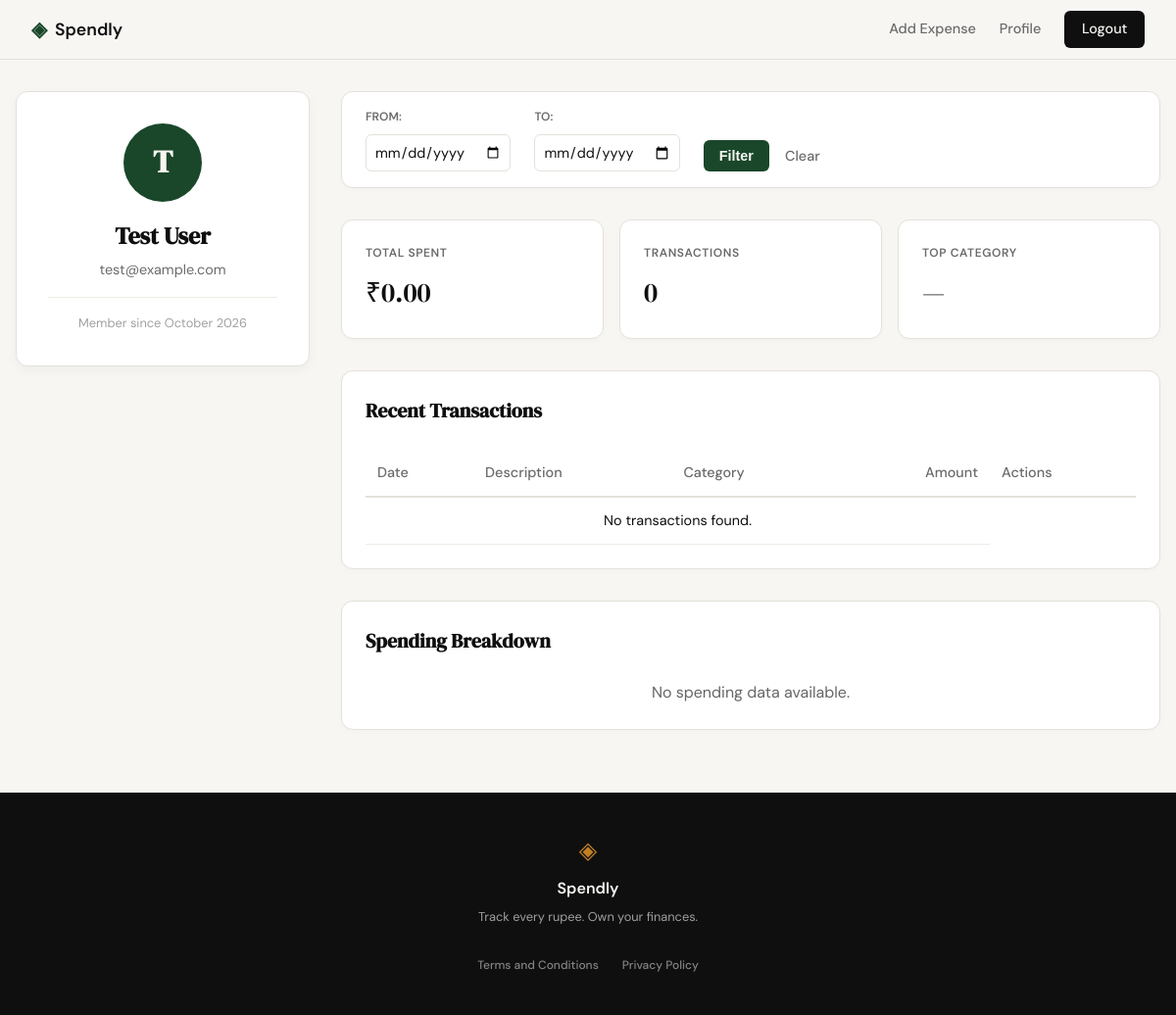
/profile (signed in), run on an earlier commit of the app's database.
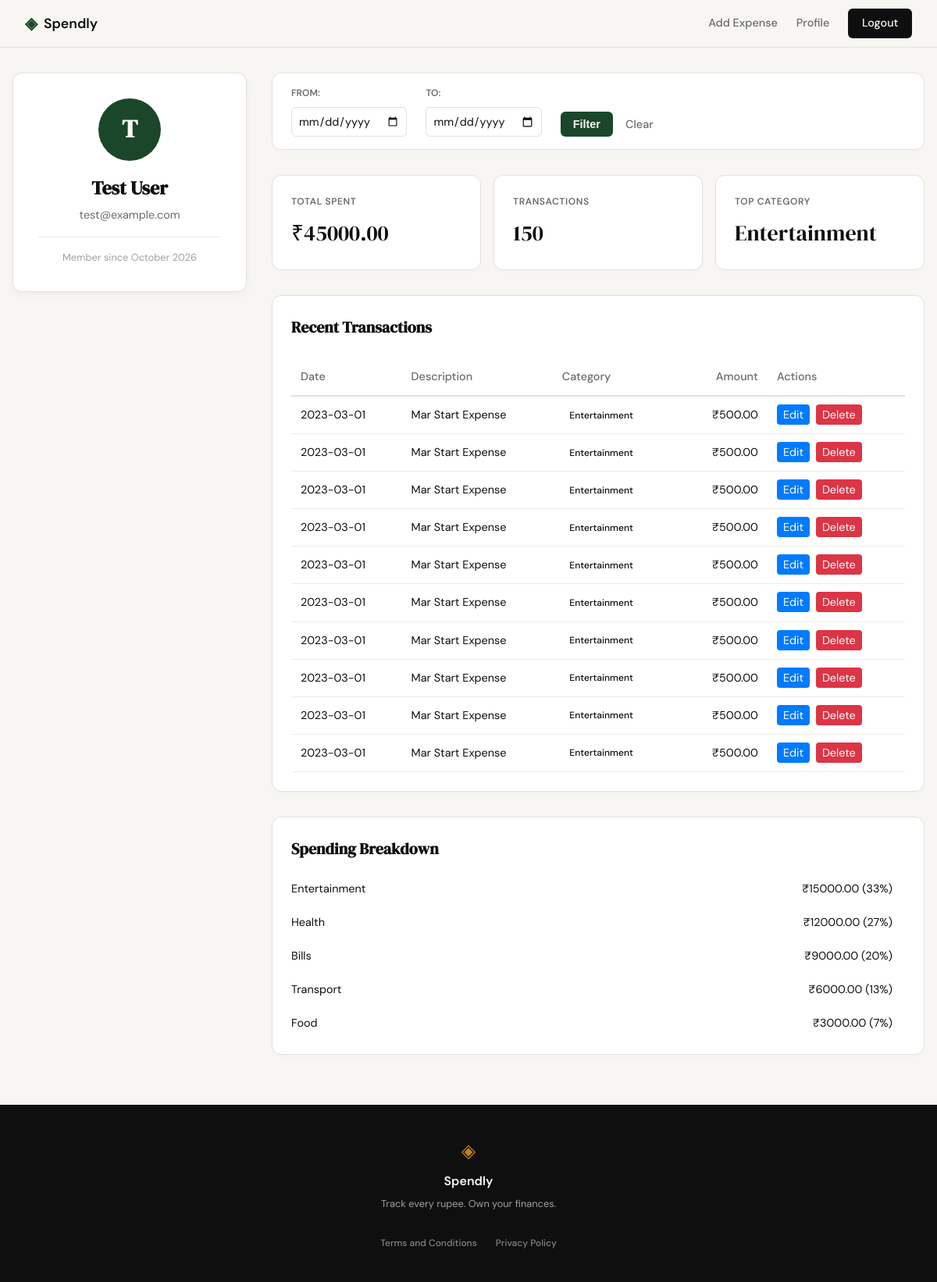
And on a later commit of the database.
### tables this page shows
CREATE TABLE users (
                id INTEGER PRIMARY KEY AUTOINCREMENT,
                name TEXT NOT NULL,
                email TEXT UNIQUE NOT NULL,
                password_hash TEXT NOT NULL,
                created_at TEXT DEFAULT (datetime('now'))
            );

CREATE TABLE expenses (
                id INTEGER PRIMARY KEY AUTOINCREMENT,
                user_id INTEGER NOT NULL,
                amount REAL NOT NULL,
                category TEXT NOT NULL,
                date TEXT NOT NULL,
                description TEXT,
                created_at TEXT DEFAULT (datetime('now')),
                FOREIGN KEY (user_id) REFERENCES users (id)
            );

### app.py (the view)
@app.route("/profile")
def profile():
    user_id = session.get("user_id")
    if not user_id:
        flash("Please log in to view your profile.")
        return redirect(url_for("login"))
    user = get_user_by_id(user_id)
    if not user:
        flash("User not found.")
        return redirect(url_for("login"))
    start_date = request.args.get("start_date")
    end_date = request.args.get("end_date")
    stats = get_summary_stats(user_id, start_date=start_date, end_date=end_date)
    transactions = get_recent_transactions(user_id, start_date=start_date, end_date=end_date)
    categories = get_category_breakdown(user_id, start_date=start_date, end_date=end_date)
    return render_template(
        "profile.html",
        user=user,
        stats=stats,
        transactions=transactions,
        categories=categories,
        start_date=start_date,
        end_date=end_date
    )

### database/db.py (called while the page is built)
def get_db():
    if hasattr(get_db, "_test_conn") and get_db._test_conn:
        return get_db._test_conn
    conn = sqlite3.connect(DATABASE_PATH)
    conn.execute("PRAGMA foreign_keys = ON")
    conn.row_factory = sqlite3.Row
    return conn

### database/queries.py (called while the page is built)
def get_user_by_id(user_id):
    with get_db() as conn:
        user = conn.execute(
            "SELECT name, email, created_at FROM users WHERE id = ?",
            (user_id,)
        ).fetchone()
        if not user:
            return None
        dt = datetime.strptime(user["created_at"], "%Y-%m-%d %H:%M:%S")
        member_since = dt.strftime("%B %Y")
        return {
            "name": user["name"],
            "email": user["email"],
            "member_since": member_since
        }

def get_recent_transactions(user_id, limit=10, start_date=None, end_date=None):
    with get_db() as conn:
        query_params = [user_id]
        conditions = ["user_id = ?"]
        if start_date:
            conditions.append("date >= ?")
            query_params.append(start_date)
        if end_date:
            conditions.append("date <= ?")
            query_params.append(end_date)
        where_clause = "WHERE " + " AND ".join(conditions)
        rows = conn.execute(
            f"""
            SELECT id, date, description, category, amount
            FROM expenses
            {where_clause}
            ORDER BY date DESC, created_at DESC
            LIMIT ?
            """,
            query_params + [limit]
        ).fetchall()
        return [dict(row) for row in rows]

### templates/profile.html (shortened to what this page needs)
{% extends "base.html" %}
{% block head %}
<link rel="stylesheet" href="{{ url_for('static', filename='css/profile.css') }}">
{% endblock %}
{% block content %}
<div class="profile-container">
    <aside class="profile-sidebar">
        <div class="user-card">
            <div class="user-avatar">
                {{ user['name'][0] | upper }}
            </div>
            <h1 class="user-name">{{ user['name'] }}</h1>
            <p class="user-email">{{ user['email'] }}</p>
            <div class="user-meta">
                Member since {{ user['member_since'] }}
            </div>
        </div>
    </aside>
    <section class="profile-main">
        <div class="filter-card">
            <form method="GET" action="{{ url_for('profile') }}" class="filter-form">
                <div class="filter-group">
                    <label for="start_date">From:</label>
                    <input type="date" id="start_date" name="start_date" value="{{ start_date or '' }}">
                </div>
                <div class="filter-group">
                    <label for="end_date">To:</label>
                    <input type="date" id="end_date" name="end_date" value="{{ end_date or '' }}">
                </div>
                <div class="filter-actions">
                    <button type="submit" class="btn-filter">Filter</button>
                    <a href="{{ url_for('profile') }}" class="btn-clear">Clear</a>
                </div>
            </form>
        </div>
        <div class="stats-grid">
            <div class="stat-card">
                <span class="stat-label">Total Spent</span>
                <span class="stat-value">₹{{ "%.2f"|format(stats['total_spent']) }}</span>
            </div>
            <div class="stat-card">
                <span class="stat-label">Transactions</span>
                <span class="stat-value">{{ stats['transaction_count'] }}</span>
            </div>
            <div class="stat-card">
                <span class="stat-label">Top Category</span>
                <span class="stat-value">{{ stats['top_category'] }}</span>
            </div>
        </div>
        <div class="data-card">
            <h2 class="card-title">Recent Transactions</h2>
            <table class="tx-table">
                <thead>
                    <tr>
                        <th>Date</th>
                        <th>Description</th>
                        <th>Category</th>
                        <th style="text-align: right;">Amount</th>
<th>Actions</th>
                    </tr>
                </thead>
                <tbody>
                    {% for tx in transactions %}
                    <tr>
                        <td>{{ tx['date'] }}</td>
                        <td>{{ tx['description'] }}</td>
                        <td><span class="category-badge"> {{ tx['category'] }} </span></td>
                        <td style="text-align: right;">₹{{ "%.2f"|format(tx['amount']) }}</td>
<td>
  {% set expense_id = tx.get('id') or tx.get('expense_id') %}
  {% if expense_id is not none %}
    <a href="#" class="btn btn-edit" data-expense-id="{{ expense_id }}" style="padding: 4px 8px; background-color: #007bff; color: white; border-radius: 4px; text-decoration: none;">Edit</a>
    <a href="{{ url_for('delete_expense', id=expense_id) }}" class="btn btn-delete" onclick="return confirm('Are you sure you want to delete this expense?');" style="padding: 4px 8px; background-color: #dc3545; color: white; border-radius: 4px; text-decoration: none; margin-left: 4px;">Delete</a>
  {% endif %}
</td>
                    </tr>
                    {% endfor %}
                    {% if not transactions %}
                    <tr>
                        <td colspan="4" style="text-align: center;">No transactions found.</td>
                    </tr>
                    {% endif %}
                </tbody>
</table>
        </div>
        <div class="data-card">
            <h2 class="card-title">Spending Breakdown</h2>
            <div class="category-list">
                {% for cat in categories %}
                <div class="category-item">
                    <div class="category-info">
                        <span>{{ cat['name'] }}</span>
                        <span>₹{{ "%.2f"|format(cat['amount']) }} ({{ cat['pct'] }}%)</span>
                    </div>
                </div>
                {% endfor %}
                {% if not categories %}
                <p style="text-align: center; color: #666;">No spending data available.</p>
                {% endif %}
            </div>
        </div>
    </section>
</div>
{% endblock %}

### templates/base.html (shortened to what this page needs)
<!DOCTYPE html>
<html lang="en">
<head>
    <link rel="stylesheet" href="{{ url_for('static', filename='css/style.css') }}">
    {% block head %}{% endblock %}
</head>
<body>
    <nav class="navbar">
        <div class="nav-inner">
            <a href="{{ url_for('landing') }}" class="nav-brand">
                <span class="brand-icon">◈</span>
                <span class="brand-name">Spendly</span>
            </a>
            <div class="nav-links">
                {% if session.get('user_id') %}
                    <a href="{{ url_for('add_expense') }}">Add Expense</a>
                    <a href="{{ url_for('profile') }}">Profile</a>
                    <a href="{{ url_for('logout') }}" class="nav-cta">Logout</a>
                {% else %}
                    <a href="{{ url_for('login') }}">Sign in</a>
                    <a href="{{ url_for('register') }}" class="nav-cta">Get started</a>
                {% endif %}
            </div>
        </div>
    </nav>
    <main class="main-content">
        {% block content %}{% endblock %}
    </main>
    <footer class="footer">
        <div class="footer-inner">
            <span class="brand-icon">◈</span>
            <span class="footer-name">Spendly</span>
            <p class="footer-copy">Track every rupee. Own your finances.</p>
            <div class="footer-links">
                <a href="{{ url_for('terms') }}">Terms and Conditions</a>
                <a href="{{ url_for('privacy') }}">Privacy Policy</a>
            </div>
        </div>
    </footer>
</body>
</html>

### static/css/style.css (style rules this page uses)
:root { --ink: #0f0f0f; --ink-soft: #2d2d2d; --ink-muted: #6b6b6b; --ink-faint: #a0a0a0; --paper: #f7f6f3; --paper-warm: #f0ede6; --paper-card: #ffffff; --accent: #1a472a; --accent-light: #e8f0eb; --accent-2: #c17f24; --accent-2-light: #fdf3e3; --danger: #c0392b; --danger-light: #fdecea; --border: #e4e1da; --border-soft: #eeebe4; --font-display: 'DM Serif Display', Georgia, serif; --font-body: 'DM Sans', system-ui, sans-serif; --max-width: 1200px; --auth-width: 440px; --radius-sm: 6px; --radius-md: 12px; --radius-lg: 20px; }
*, *::before, *::after { box-sizing: border-box; margin: 0; padding: 0; }
html { font-size: 16px; scroll-behavior: smooth; }
body { background: var(--paper); color: var(--ink); font-family: var(--font-body); font-size: 1rem; line-height: 1.6; -webkit-font-smoothing: antialiased; }
a { color: inherit; text-decoration: none; }
.navbar { position: sticky; top: 0; z-index: 100; background: var(--paper); border-bottom: 1px solid var(--border); padding: 0 2rem; }
.nav-inner { max-width: var(--max-width); margin: 0 auto; height: 60px; display: flex; align-items: center; justify-content: space-between; }
.nav-brand { display: flex; align-items: center; gap: 0.5rem; font-family: var(--font-body); font-weight: 600; font-size: 1.1rem; color: var(--ink); }
.brand-icon { color: var(--accent); font-size: 1.3rem; }
.brand-name { color: var(--ink); }
.nav-links { display: flex; align-items: center; gap: 1.5rem; font-size: 0.9rem; font-weight: 500; }
.nav-links a { color: var(--ink-muted); transition: color 0.2s; }
.nav-cta { background: var(--ink) !important; color: var(--paper) !important; padding: 0.45rem 1.1rem; border-radius: var(--radius-sm); transition: background 0.2s !important; }
.main-content { min-height: calc(100vh - 60px - 100px); }
.footer { background: var(--ink); color: var(--paper); padding: 2.5rem 2rem; text-align: center; }
.footer-inner { display: flex; flex-direction: column; align-items: center; gap: 0.4rem; }
.footer .brand-icon { color: var(--accent-2); font-size: 1.5rem; }
.footer-name { font-weight: 600; font-size: 1rem; }
.footer-copy { font-size: 0.8rem; color: var(--ink-faint); margin-bottom: 1rem; }
.footer-links { display: flex; gap: 1.5rem; margin-top: 0.5rem; }
.footer-links a { font-size: 0.75rem; color: var(--ink-faint); font-weight: 500; transition: color 0.2s; opacity: 0.8; }

What changed in the data, as far as the page shows it:
added expenses: date "2023-03-01", description "Mar Start Expense", category "Entertainment", amount "500.00"
added expenses: date "2023-03-01", description "Mar Start Expense", category "Entertainment", amount "500.00"
added expenses: date "2023-03-01", description "Mar Start Expense", category "Entertainment", amount "500.00"
added expenses: date "2023-03-01", description "Mar Start Expense", category "Entertainment", amount "500.00"
added expenses: date "2023-03-01", description "Mar Start Expense", category "Entertainment", amount "500.00"
added expenses: date "2023-03-01", description "Mar Start Expense", category "Entertainment", amount "500.00"
added expenses: date "2023-03-01", description "Mar Start Expense", category "Entertainment", amount "500.00"
added expenses: date "2023-03-01", description "Mar Start Expense", category "Entertainment", amount "500.00"
added expenses: date "2023-03-01", description "Mar Start Expense", category "Entertainment", amount "500.00"
added expenses: date "2023-03-01", description "Mar Start Expense", category "Entertainment", amount "500.00"
Also different on the page:
{{ "%.2f"|format(stats['total_spent']) }}: "0.00" → "45000.00"
{{ stats['transaction_count'] }}: "0" → "150"
{{ stats['top_category'] }}: "—" → "Entertainment"
new list line: "Entertainment ₹ 15000.00 ( 33 %)"
new list line: "Health ₹ 12000.00 ( 27 %)"
new list line: "Bills ₹ 9000.00 ( 20 %)"
new list line: "Transport ₹ 6000.00 ( 13 %)"
new list line: "Food ₹ 3000.00 ( 7 %)"
text no longer shown: "No transactions found. No spending data available."
